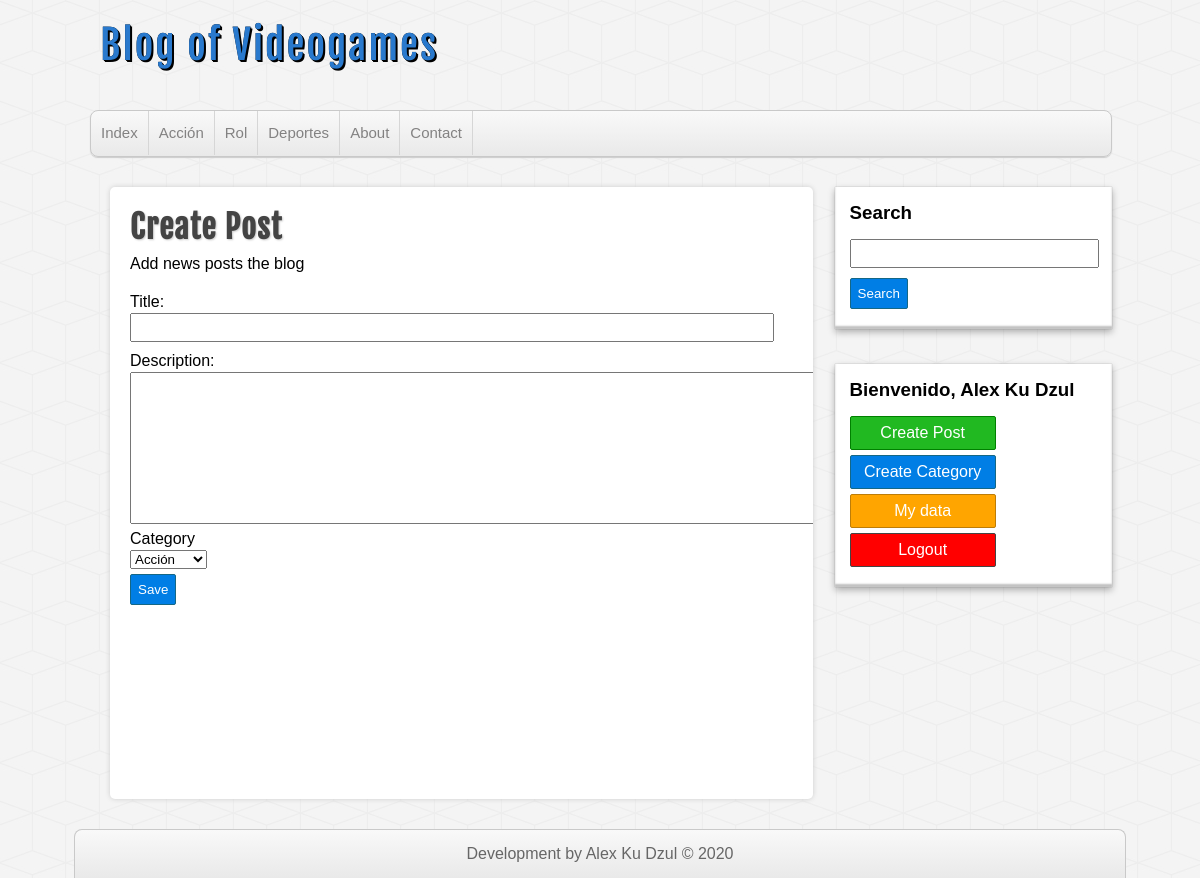
The app's page /create-post.php (signed in) with its own data.
### tables this page shows
CREATE TABLE categories(
    id INT(255) AUTO_INCREMENT NOT NULL,
    name VARCHAR(100),

    CONSTRAINT pk_categories PRIMARY KEY (id)
);

### includes/helpers.php (called while the page is built, shortened)
<?php
function getCategories($conexion){
    $sql = "SELECT * FROM categories ORDER BY id ASC;";
    $categories = mysqli_query($conexion, $sql);
    $result = array();
    if($categories && mysqli_num_rows($categories) >= 1){
        $result = $categories;
    }
    return $result;
}
?>

### create-post.php (the view, shortened to what this page needs)
<?php require_once 'includes/header.php';?>
<?php require_once 'includes/sidebar.php';?>
<div id="main">
    <h1>Create Post</h1>
    <p>Add news posts the blog</p>
    <br>
    <form action="save-post.php" method="POST">
        <label for="title">Title:</label>
        <input type="text" name="title">
        <label for="description">Description:</label>
        <textarea name="description" id="" cols="100" rows="10"></textarea>
        <label for="category">Category</label>
        <select name="category" id="category">
            <?php $categories = getCategories($conexion) ?>
                <?php if(!empty($categories)): ?>
                    <?php while($category = mysqli_fetch_assoc($categories)):?>
                        <option value="<?=$category['id']?>">
                            <?=$category['name'] ?>
                        </option>
                    <?php endwhile;?>
                <?php endif;?>
        </select>
        <input type="submit" value="Save">
    </form>
</div>
 <?php require_once 'includes/footer.php' ?>

### includes/header.php (shortened to what this page needs)
<?php require_once 'conexion.php' ?>
<?php require_once 'includes/helpers.php'; ?>
<!DOCTYPE html>
<html lang="en">
<head>
    <link rel="stylesheet" href="assets/css/style.css">
</head>
<body>
    <header id="header">
        <div id="logo">
            <a href="index.php">
                Blog of Videogames
            </a>
        </div>
        <nav id="nav">
            <ul>
                <li><a href="index.php">Index</a></li>
                <?php $categories = getCategories($conexion); ?>
                    <?php if(!empty($categories)): ?>
                        <?php while($category = mysqli_fetch_assoc($categories)): ?>
                            <li><a href="category.php?id=<?=$category['id'] ?>"><?=$category['name'] ?> </a></li>
                        <?php endwhile; ?>
                    <?php endif; ?>
                <li><a href="index.php">About</a></li>
                <li><a href="index.php">Contact</a></li>
            </ul>
        </nav>
    </header>
    <div id="container">

### assets/css/style.css (style rules this page uses)
* { margin: 0px; padding: 0px; font-family: sans-serif, Helvetica, Arial; text-decoration: none; }
body { background: url(../img/cubes.png) #F4F4F4; }
#header { width: 85%; height: auto; background: transparent; margin: 0px auto; }
#logo { float:left; width: 540px; height: 110px; }
#logo a { font-family: "fajala", Helvetica; font-size: 40px; letter-spacing: 2px; color: #2979CD; text-shadow: 0px 0px 0px black, 1px 1px 0px black, 2px 2px 0px black; transition: all 500ms; line-height: 90px; margin-left: 10px; }
#nav { clear: both; width: 100%; height: 45px; background: linear-gradient(to bottom, #f9f9f9 0px, #e9e9e9 100%); border: 1px solid #C9C9C9; border-radius: 8px; box-shadow: 0px 1px 1px #ccc; overflow: hidden; }
#nav ul { list-style: none; }
#nav ul li { float: left; line-height: 44px; border-right: 1px solid #D6D6D6; }
#nav ul li a { display: block; padding-left: 10px; padding-right: 10px; font-size: 15px; color: #838282; }
#container { width: 85%; height: auto; margin: 0px auto; margin-top: 30px; margin-bottom: 30px; }
label, input[type="text"], input[type="email"], input[type="password"] { display: block; width: 95%; margin-top:2px; margin-bottom: 2px; }
input[type="text"], input[type="email"], input[type="password"] { padding: 5px; margin-bottom: 10px; }
input[type="button"], input[type="submit"], .boton { margin-top: 5px; margin-bottom: 5px; display: block; border-radius: 2px; color:white; background: #007ee5; border: 1px solid #156785; cursor:pointer; padding: 7px; }
#main { float: left; width: 65%; min-height: 572px; background:white; border-radius: 5px; box-shadow: 0px 0px 5px #ccc; margin-left: 20px; padding: 20px; overflow: hidden; }
#main h1 { font-size: 32px; color: #444; letter-spacing: 1px; text-shadow: 1px 1px 2px #ccc; font-family: "fajala"; }
#main p { margin-top: 8px; }

### records on screen
categories: name "Acción"
categories: name "Rol"
categories: name "Deportes"

### other values on screen
$_SESSION['user']['name'] "Alex"
$_SESSION['user']['lastname'] "Ku Dzul"
form field category "Acción"
